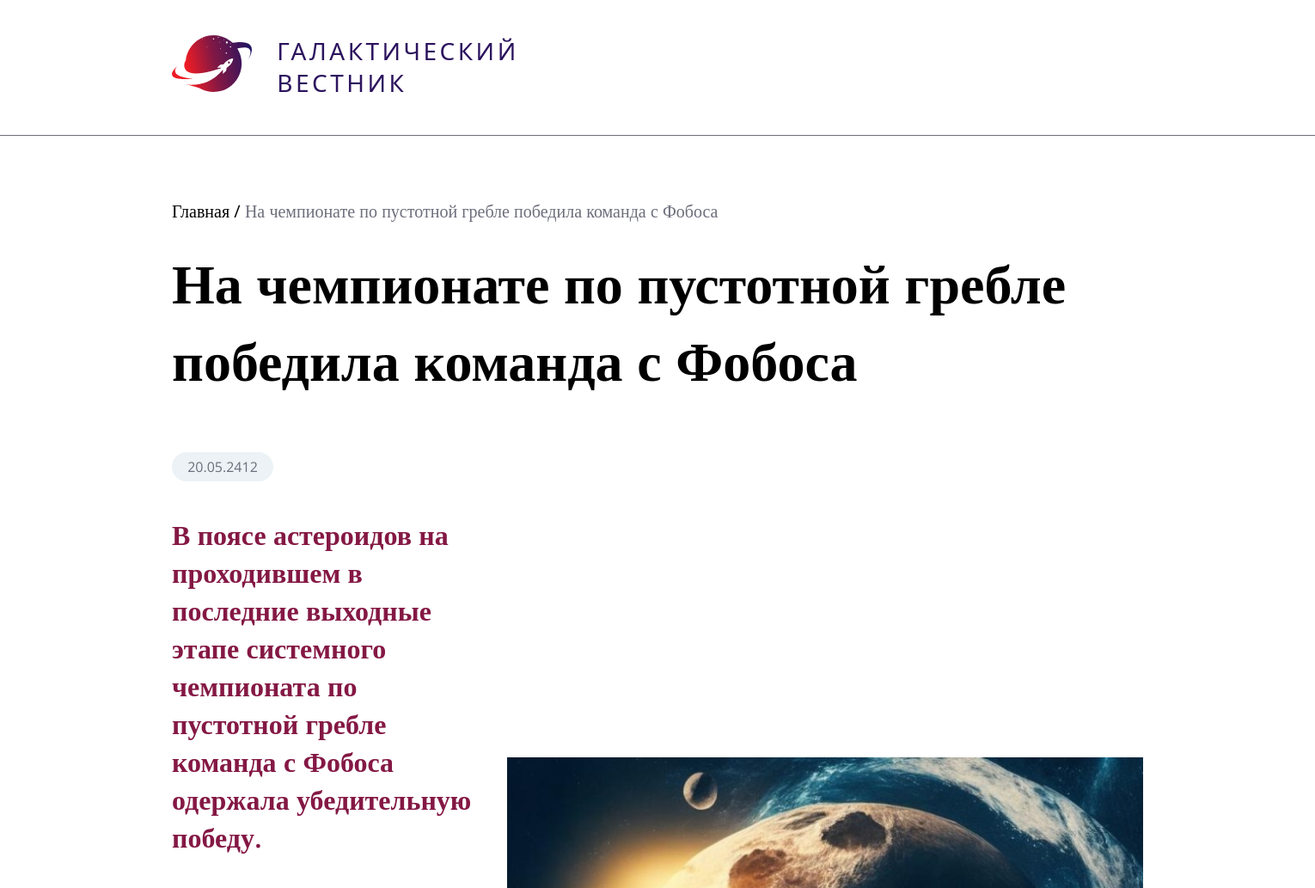
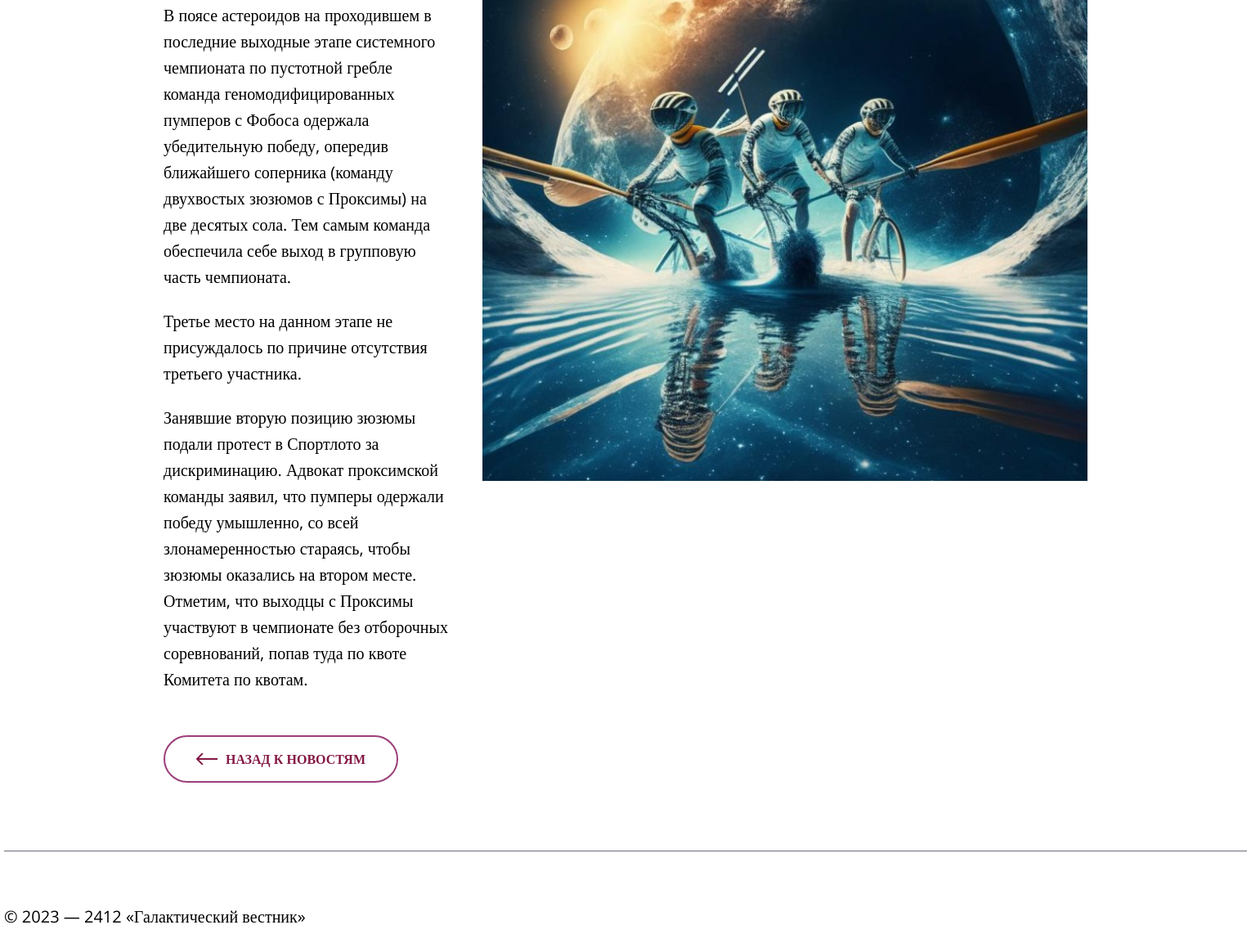
Screenshot of /articles?id=2 with the database file from the repository (2 pictures, top to bottom).
### tables this page shows
CREATE TABLE `news` (
  `id` int(11) unsigned NOT NULL AUTO_INCREMENT,
  `date` datetime NULL DEFAULT NULL,
  `title` varchar(250) NOT NULL DEFAULT '',
  `announce` text NULL DEFAULT NULL,
  `content` text NULL DEFAULT NULL,
  `image` varchar(250) NOT NULL DEFAULT '',
  PRIMARY KEY (`id`),
  KEY `id` (`id`),

  KEY `idx_news_date` (`date`));

### app/core/view.php (called while the page is built)
<?php
class View{
    function generate($content_view, $template_view, $data = null, $page = null){
        include 'app/views/'.$template_view;
    }
}

### app/controllers/articles.php (called while the page is built)
<?php
class Controller_Articles extends Controller{
    function __construct(){
        $this->model = new Model_Articles();
        $this->view = new View();
    }
    function info($id){
        $data = $this->model->getArticleData($id);
        $this->view->generate('articles.php', 'template.php', $data);
    }
}

### app/core/route.php (called while the page is built, shortened)
<?php
class Route{
    static function start()
    {
        include "app/models/articles.php";
        $query = $_SERVER['QUERY_STRING'];
        (!empty($query) && preg_match('/(id|page)=\d*/', $query)) ?
            $id = (int)explode('=', $query)[1] :
            Route::redirect();
        $controller = new $controller_name;
        $controller->info($id);
    }
}

### index.php (called while the page is built, shortened)
<?php
require_once 'app/core/view.php';
require_once 'app/core/route.php';
Route::start();

### app/models/articles.php (called while the page is built, shortened)
<?php
class Model_Articles {
    private $db;
    function __construct() {
        $host="localhost";
        $db = "news";
        $user="root";
        $pass="rootrootroot!";
        $this->db = new MySQLi($host, $user, $pass, $db);
        $this->db->set_charset('utf8mb4');
    }
    public function getArticleData($id){
        $result = $this->db->query("SELECT * FROM `news` WHERE id = '$id'");
        return $result->fetch_assoc();
    }
}

### app/views/articles.php (the view)
<?php
$data['date'] = date('d.m.Y', strtotime($data['date']));
echo "
<p class='articleInfoTop'>Главная / <a>$data[title]</a></p>
<section class='articleFull'>
    <h1 class='mainWord articleName'>$data[title]</h1>
    <div class='date'>$data[date]</div>
    <div class='compose'>
        <img class='sideArticleImg' src='public/images/$data[image]'>
        <div class='infoField'>
            <h2 class='announce'>$data[announce]</h2>
            $data[content]
        </div>
    </div>
    <a onclick='redirectPrevPage();' class='back linkable'><img class='arrowBack' src='public/icons/Arrow.svg'>Назад к новостям</a>
</section>
";
?>

### public/css/style.css (style rules this page uses)
body { font-family: "Open Sans"; font-style: normal; font-weight: 400; margin: 0px; font-size: 20px; line-height: 160%; --sideMargins: 200px; --anination-time: 0.23s ease-in-out; --brand-color: #841844; --body-text: #000000; --color1: #6c6e7b; }
h1 { font-style: normal; font-weight: 600; font-size: 64px; line-height: 140%; }
h2 { font-style: normal; font-weight: 600; font-size: 32px; line-height: 44px; }
p { margin: 0px; }
a.text, a { text-decoration: none; color: var(--brand-color); }
.mainWord { margin: 54.32px var(--sideMargins) 0px var(--sideMargins); }
.date { font-size: 16px; line-height: 22px; color: var(--color1); text-align: center; line-height: 34px; background: #ecf2f5; width: 118px; height: 34px; border-radius: 20px; margin: 0px; }
a.back, .article > button { margin-top: 30px; transition: all var(--anination-time); display: flex; flex-direction: row; justify-content: center; align-items: center; padding: 16px 41px; gap: 10px; width: 216px; height: 54px; border: 2px solid #9b407a; background-color: white; border-radius: 50px; order: 3; flex-grow: 0; font-style: normal; font-weight: 600; font-size: 16px; line-height: 22px; color: var(--brand-color); text-transform: uppercase; align-self: flex-end; position: absolute; bottom: 0px; }
.articleInfoTop { margin-top: 72.25px; margin-left: var(--sideMargins); margin-bottom: 21.86px; }
.articleInfoTop > a { color: var(--color1); }
.articleFull { display: inline-block; margin: 0px var(--sideMargins) 0px var(--sideMargins); }
.articleName { color: var(--body-text); margin: 0px 0px 63px 0px; }
h2.announce { margin-bottom: 40px; }
.compose { margin-top: 40px; display: flex; flex-wrap: nowrap; flex-direction: row-reverse; gap: 40px; }
.infoField > h2 { margin-top: 0px; color: var(--brand-color); }
.infoField > p { margin-bottom: 22px; }
.sideArticleImg { object-fit: contain; width: 740px; }
a.back { position: relative; width: 283px; height: 54px; padding: 0px; }
a.back > img { transform: scale(-1, -1); }
.linkable { transition: all var(--anination-time); }
.linkable > img { transition: all var(--anination-time); vertical-align: middle; }

### rows the page displays
news: title "На чемпионате по пустотной гребле победила команда с Фобоса", image (picture), announce "В поясе астероидов на проходившем в последние выходные этапе системного чемпионата по пустотной гребле команда с Фобоса одержала убедительную победу.", content "В поясе астероидов на проходившем в последние выходные этапе системного чемпионата по пустотной гребле команда геномодифицированных пумперов с Фобоса одержала убедительную победу, опередив ближайшего соперника (команду двухвостых зюзюмов с Проксимы) на две десятых сола. Тем самым команда обеспечила себе выход в групповую часть чемпионата. Третье место на данном этапе не присуждалось по причине отсутствия третьего участника. Занявшие вторую позицию зюзюмы подали протест в Спортлото за дискриминацию. Адвокат проксимской команды заявил, что пумперы одержали победу умышленно, со всей злонамеренностью стараясь, чтобы зюзюмы оказались на втором месте. Отметим, что выходцы с Проксимы участвуют в…"

### other values shown
$data[date] "20.05.2412"
